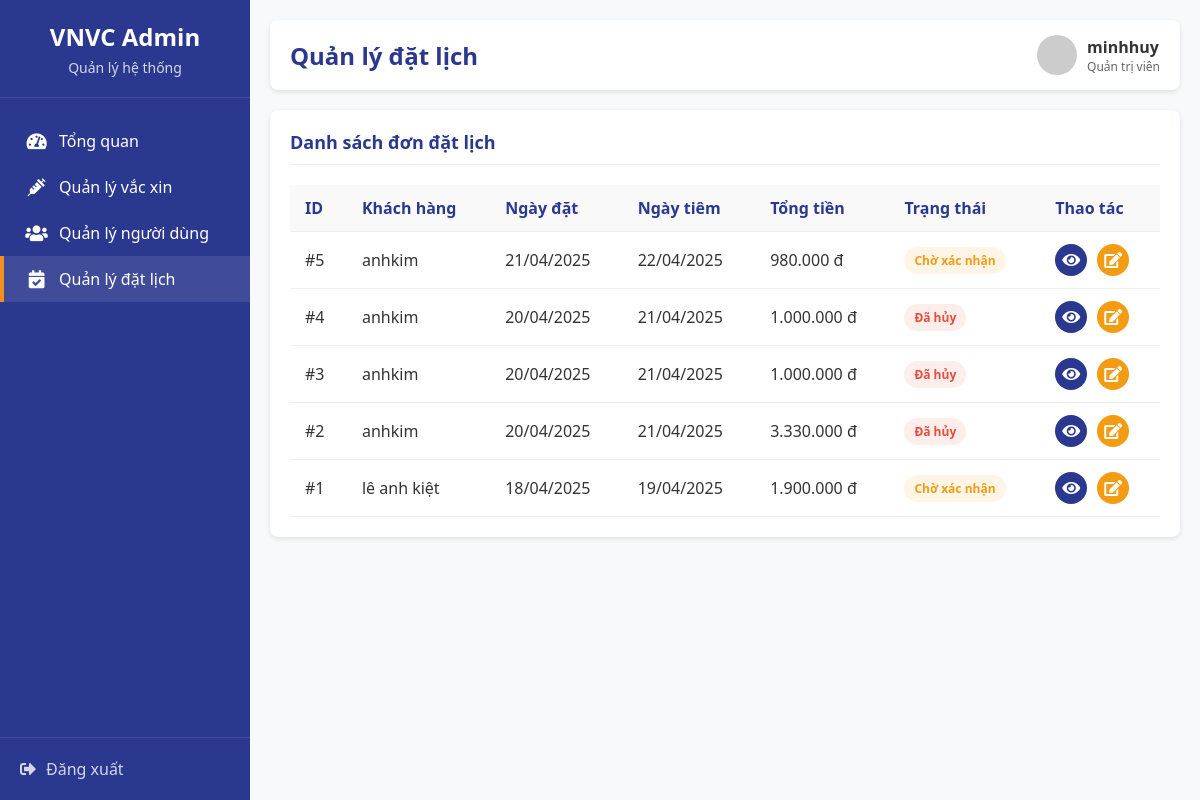
/websitevacxin/admin/bookings.php (signed in), run on the app's committed database.
### tables this page shows
CREATE TABLE `bookings` (
  `id` int(11) NOT NULL,
  `user_id` int(11) NOT NULL,
  `fullname` varchar(255) NOT NULL,
  `phone` varchar(20) NOT NULL,
  `email` varchar(255) NOT NULL,
  `booking_date` date NOT NULL,
  `address` text NOT NULL,
  `notes` text DEFAULT NULL,
  `total_amount` decimal(10,2) NOT NULL,
  `status` varchar(50) DEFAULT 'pending',
  `created_at` datetime NOT NULL
);

CREATE TABLE `users` (
  `id` int(11) NOT NULL,
  `username` varchar(50) NOT NULL,
  `password` varchar(255) NOT NULL,
  `email` varchar(100) DEFAULT NULL,
  `full_name` varchar(100) DEFAULT NULL,
  `created_at` timestamp NOT NULL DEFAULT current_timestamp(),
  `role` varchar(20) DEFAULT 'user'
);

### websitevacxin/admin/bookings.php (the view, shortened to what this page needs)
<?php
require_once('../menu/db_connect.php');
$sql = "SELECT b.*, u.full_name, u.email, u.username
        FROM bookings b
        JOIN users u ON b.user_id = u.id
        ORDER BY b.created_at DESC";
$result = $conn->query($sql);
$bookings = [];
if ($result && $result->num_rows > 0) {
    while ($row = $result->fetch_assoc()) {
        $bookings[] = $row;
    }
}
?>
<!DOCTYPE html>
<html lang="vi">
<head>
    <link rel="stylesheet" href="https://cdnjs.cloudflare.com/ajax/libs/font-awesome/5.15.4/css/all.min.css">
</head>
<body>
    <div class="sidebar">
        <div class="sidebar-header">
            <h2>VNVC Admin</h2>
            <p>Quản lý hệ thống</p>
        </div>
        <div class="sidebar-menu">
            <a href="dashboard.php" class="menu-item">
                <i class="fas fa-tachometer-alt"></i>
                <span>Tổng quan</span>
            </a>
            <a href="vaccines.php" class="menu-item">
                <i class="fas fa-syringe"></i>
                <span>Quản lý vắc xin</span>
            </a>
            <a href="users.php" class="menu-item">
                <i class="fas fa-users"></i>
                <span>Quản lý người dùng</span>
            </a>
            <a href="bookings.php" class="menu-item active">
                <i class="fas fa-calendar-check"></i>
                <span>Quản lý đặt lịch</span>
            </a>
        </div>
        <div class="sidebar-footer">
            <a href="../logout.php">
                <i class="fas fa-sign-out-alt"></i>
                <span>Đăng xuất</span>
            </a>
        </div>
    </div>
    <div class="main-content">
<div class="header">
    <h1>Quản lý đặt lịch</h1>
    <div class="user-info">
        <img src="https://ui-avatars.com/api/?name=<?php echo urlencode($_SESSION['full_name']); ?>&background=2a388f&color=fff" alt="User Avatar">
        <div>
            <div class="user-name"><?php echo htmlspecialchars($_SESSION['full_name']); ?></div>
            <div class="user-role">Quản trị viên</div>
        </div>
    </div>
</div>
        <div class="content">
            <div class="content-header">
                <h2>Danh sách đơn đặt lịch</h2>
            </div>
            <div class="table-container">
                <table>
                    <thead>
                        <tr>
                            <th>ID</th>
                            <th>Khách hàng</th>
                            <th>Ngày đặt</th>
                            <th>Ngày tiêm</th>
                            <th>Tổng tiền</th>
                            <th>Trạng thái</th>
                            <th>Thao tác</th>
                        </tr>
                    </thead>
                    <tbody>
                        <?php if (empty($bookings)): ?>
                            <tr>
                                <td colspan="7" style="text-align: center;">Không có đơn đặt lịch nào</td>
                            </tr>
                        <?php else: ?>
                            <?php foreach ($bookings as $booking): ?>
                                <tr>
                                    <td>#<?php echo $booking['id']; ?></td>
                                    <td><?php echo htmlspecialchars($booking['full_name']); ?></td>
                                    <td><?php echo date('d/m/Y', strtotime($booking['created_at'])); ?></td>
                                    <td><?php echo date('d/m/Y', strtotime($booking['booking_date'])); ?></td>
                                    <td><?php echo number_format($booking['total_amount'], 0, ',', '.'); ?> đ</td>
                                    <td>
                                        <?php
                                        $status = $booking['status'];
                                        $status_class = '';
                                        $status_text = '';
                                        switch ($status) {
                                            case 'pending':
                                                $status_class = 'status-pending';
                                                $status_text = 'Chờ xác nhận';
                                                break;
                                            case 'cancelled':
                                                $status_class = 'status-cancelled';
                                                $status_text = 'Đã hủy';
                                                break;
                                        }
                                        ?>
                                        <span class="status <?php echo $status_class; ?>"><?php echo $status_text; ?></span>
                                    </td>
                                    <td>
                                        <div class="actions">
                                            <a href="javascript:void(0)" class="action-btn view" onclick="openViewModal(<?php echo $booking['id']; ?>)">
                                                <i class="fas fa-eye"></i>
                                            </a>
                                            <a href="javascript:void(0)" class="action-btn edit" onclick="openEditModal(<?php echo $booking['id']; ?>)">
                                                <i class="fas fa-edit"></i>
                                            </a>
                                        </div>
                                    </td>
                                </tr>
                            <?php endforeach; ?>
                        <?php endif; ?>
                    </tbody>
                </table>
            </div>
        </div>
    </div>
</body>
</html>

### websitevacxin/admin/bookings.php (style rules this page uses)
:root { --primary-color: #2a388f; --secondary-color: #f39021; --dark-color: #1a2570; --light-color: #f5f5f5; --success-color: #27ae60; --warning-color: #f39c12; --danger-color: #e74c3c; --text-color: #333; --light-text: #666; --white: #fff; --border-radius: 8px; --box-shadow: 0 2px 5px rgba(0, 0, 0, 0.1); --transition: all 0.3s ease; }
* { margin: 0; padding: 0; box-sizing: border-box; font-family: 'Segoe UI', Tahoma, Geneva, Verdana, sans-serif; }
body { background-color: #f8f9fa; color: var(--text-color); display: flex; min-height: 100vh; }
.sidebar { width: 250px; background-color: var(--primary-color); color: var(--white); position: fixed; top: 0; left: 0; height: 100vh; overflow-y: auto; z-index: 1000; transition: var(--transition); }
.sidebar-header { padding: 20px; text-align: center; border-bottom: 1px solid rgba(255, 255, 255, 0.1); }
.sidebar-header h2 { font-size: 24px; margin-bottom: 5px; }
.sidebar-header p { font-size: 14px; opacity: 0.8; }
.sidebar-menu { padding: 20px 0; }
.menu-item { padding: 12px 20px; display: flex; align-items: center; color: var(--white); text-decoration: none; transition: var(--transition); border-left: 4px solid transparent; }
.menu-item.active { background-color: rgba(255, 255, 255, 0.1); border-left-color: var(--secondary-color); }
.menu-item i { margin-right: 10px; font-size: 18px; width: 25px; text-align: center; }
.sidebar-footer { padding: 20px; border-top: 1px solid rgba(255, 255, 255, 0.1); position: absolute; bottom: 0; width: 100%; }
.sidebar-footer a { color: var(--white); text-decoration: none; display: flex; align-items: center; opacity: 0.8; transition: var(--transition); }
.sidebar-footer i { margin-right: 10px; }
.main-content { flex: 1; margin-left: 250px; padding: 20px; transition: var(--transition); }
.header { background-color: var(--white); padding: 15px 20px; border-radius: var(--border-radius); box-shadow: var(--box-shadow); margin-bottom: 20px; display: flex; justify-content: space-between; align-items: center; }
.header h1 { font-size: 24px; color: var(--primary-color); }
.user-info { display: flex; align-items: center; }
.user-info img { width: 40px; height: 40px; border-radius: 50%; margin-right: 10px; }
.user-info .user-name { font-weight: bold; }
.user-info .user-role { font-size: 12px; color: var(--light-text); }
.content { background-color: var(--white); border-radius: var(--border-radius); box-shadow: var(--box-shadow); padding: 20px; margin-bottom: 20px; }
.content-header { display: flex; justify-content: space-between; align-items: center; margin-bottom: 20px; padding-bottom: 10px; border-bottom: 1px solid #eee; }
.content-header h2 { font-size: 18px; color: var(--primary-color); }
.table-container { overflow-x: auto; }
table { width: 100%; border-collapse: collapse; }
table th, table td { padding: 12px 15px; text-align: left; border-bottom: 1px solid #eee; }
table th { background-color: #f9f9f9; font-weight: 600; color: var(--primary-color); }
.status { display: inline-block; padding: 5px 10px; border-radius: 20px; font-size: 12px; font-weight: 600; }
.status-pending { background-color: rgba(243, 156, 18, 0.1); color: var(--warning-color); }
.status-cancelled { background-color: rgba(231, 76, 60, 0.1); color: var(--danger-color); }
.actions { display: flex; gap: 10px; }
.action-btn { width: 32px; height: 32px; border-radius: 50%; display: flex; justify-content: center; align-items: center; color: var(--white); text-decoration: none; transition: var(--transition); }
.action-btn.view { background-color: var(--primary-color); }
.action-btn.edit { background-color: var(--warning-color); }

### data on the page
bookings: id "5", user.full_name "anhkim", created_at "21/04/2025", booking_date "22/04/2025", total_amount "980.000", status "Chờ xác nhận"
bookings: id "4", user.full_name "anhkim", created_at "20/04/2025", booking_date "21/04/2025", total_amount "1.000.000", status "Đã hủy"
bookings: id "3", user.full_name "anhkim", created_at "20/04/2025", booking_date "21/04/2025", total_amount "1.000.000", status "Đã hủy"
bookings: id "2", user.full_name "anhkim", created_at "20/04/2025", booking_date "21/04/2025", total_amount "3.330.000", status "Đã hủy"
bookings: id "1", user.full_name "lê anh kiệt", created_at "18/04/2025", booking_date "19/04/2025", total_amount "1.900.000", status "Chờ xác nhận"

### other printed values
$_SESSION['full_name'] "minhhuy"
